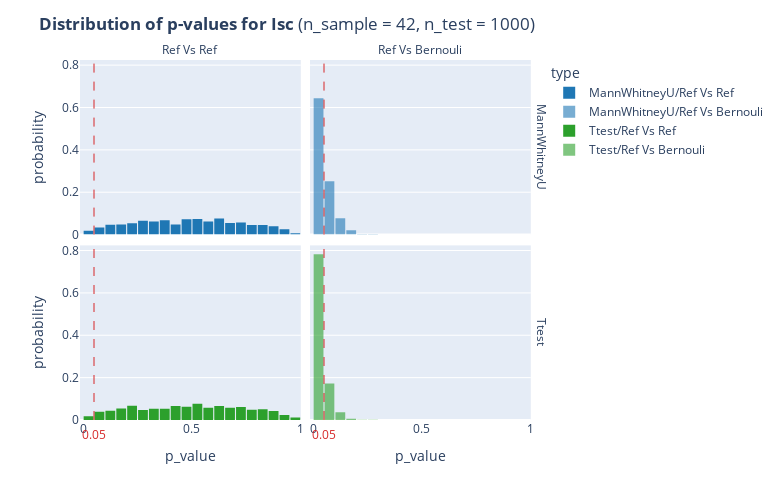

This figure's notebook cell:
### Markdown cell above
## Isc

### Code cell
calculate_p_values(n_sample=42, n_test=1000, cate_interest='Isc', Halternative = 'greater')

### Figure 1 — Plotly figure (JSON) as saved in the notebook; plotly's stock layout.template omitted (floating-point values rounded to 4 significant figures; data arrays with more than 128 entries replaced by an {"elided": "..."} marker saying what was removed)
{"data": [{"alignmentgroup": "True", "bingroup": "x", "histnorm": "probability", "hovertemplate": "type=MannWhitneyU/Ref Vs Ref<br>test=MannWhitneyU<br>category=Ref Vs Ref<br>p_value=%{x}<br>probability=%{y}<extra></extra>", "legendgroup": "MannWhitneyU/Ref Vs Ref", "marker": {"color": "rgb(31, 119, 180)", "pattern": {"shape": ""}}, "name": "MannWhitneyU/Ref Vs Ref", "offsetgroup": "MannWhitneyU/Ref Vs Ref", "orientation": "v", "showlegend": true, "type": "histogram", "x": {"elided": "1000 float values"}, "xaxis": "x3", "xbins": {"size": 0.05, "start": 0}, "yaxis": "y3"}, {"alignmentgroup": "True", "bingroup": "x", "histnorm": "probability", "hovertemplate": "type=MannWhitneyU/Ref Vs Bernouli<br>test=MannWhitneyU<br>category=Ref Vs Bernouli<br>p_value=%{x}<br>probability=%{y}<extra></extra>", "legendgroup": "MannWhitneyU/Ref Vs Bernouli", "marker": {"color": "rgba(31, 119, 180, 0.6)", "pattern": {"shape": ""}}, "name": "MannWhitneyU/Ref Vs Bernouli", "offsetgroup": "MannWhitneyU/Ref Vs Bernouli", "orientation": "v", "showlegend": true, "type": "histogram", "x": {"elided": "1000 float values"}, "xaxis": "x4", "xbins": {"size": 0.05, "start": 0}, "yaxis": "y4"}, {"alignmentgroup": "True", "bingroup": "x", "histnorm": "probability", "hovertemplate": "type=Ttest/Ref Vs Ref<br>test=Ttest<br>category=Ref Vs Ref<br>p_value=%{x}<br>probability=%{y}<extra></extra>", "legendgroup": "Ttest/Ref Vs Ref", "marker": {"color": "rgb(44, 160, 44)", "pattern": {"shape": ""}}, "name": "Ttest/Ref Vs Ref", "offsetgroup": "Ttest/Ref Vs Ref", "orientation": "v", "showlegend": true, "type": "histogram", "x": {"elided": "1000 float values"}, "xaxis": "x", "xbins": {"size": 0.05, "start": 0}, "yaxis": "y"}, {"alignmentgroup": "True", "bingroup": "x", "histnorm": "probability", "hovertemplate": "type=Ttest/Ref Vs Bernouli<br>test=Ttest<br>category=Ref Vs Bernouli<br>p_value=%{x}<br>probability=%{y}<extra></extra>", "legendgroup": "Ttest/Ref Vs Bernouli", "marker": {"color": "rgba(44, 160, 44, 0.6)", "pattern": {"shape": ""}}, "name": "Ttest/Ref Vs Bernouli", "offsetgroup": "Ttest/Ref Vs Bernouli", "orientation": "v", "showlegend": true, "type": "histogram", "x": {"elided": "1000 float values"}, "xaxis": "x2", "xbins": {"size": 0.05, "start": 0}, "yaxis": "y2"}], "layout": {"annotations": [{"showarrow": false, "text": "Ref Vs Ref", "x": 0.24, "xanchor": "center", "xref": "paper", "y": 1, "yanchor": "bottom", "yref": "paper"}, {"showarrow": false, "text": "Ref Vs Bernouli", "x": 0.74, "xanchor": "center", "xref": "paper", "y": 1, "yanchor": "bottom", "yref": "paper"}, {"showarrow": false, "text": "Ttest", "textangle": 90, "x": 0.98, "xanchor": "left", "xref": "paper", "y": 0.2425, "yanchor": "middle", "yref": "paper"}, {"showarrow": false, "text": "MannWhitneyU", "textangle": 90, "x": 0.98, "xanchor": "left", "xref": "paper", "y": 0.7575, "yanchor": "middle", "yref": "paper"}, {"font": {"color": "rgb(214, 39, 40)", "size": 12}, "showarrow": false, "text": "0.05", "x": 0.05, "xref": "x", "y": -0.07, "yref": "paper"}, {"font": {"color": "rgb(214, 39, 40)", "size": 12}, "showarrow": false, "text": "0.05", "x": 0.05, "xref": "x2", "y": -0.07, "yref": "paper"}], "bargap": 0.1, "barmode": "relative", "height": 500, "legend": {"title": {"text": "type"}, "tracegroupgap": 0}, "margin": {"t": 60}, "shapes": [{"line": {"color": "rgb(214, 39, 40)", "dash": "dash", "width": 1}, "type": "line", "x0": 0.05, "x1": 0.05, "xref": "x", "y0": 0, "y1": 1, "yref": "y domain"}, {"line": {"color": "rgb(214, 39, 40)", "dash": "dash", "width": 1}, "type": "line", "x0": 0.05, "x1": 0.05, "xref": "x2", "y0": 0, "y1": 1, "yref": "y2 domain"}, {"line": {"color": "rgb(214, 39, 40)", "dash": "dash", "width": 1}, "type": "line", "x0": 0.05, "x1": 0.05, "xref": "x3", "y0": 0, "y1": 1, "yref": "y3 domain"}, {"line": {"color": "rgb(214, 39, 40)", "dash": "dash", "width": 1}, "type": "line", "x0": 0.05, "x1": 0.05, "xref": "x4", "y0": 0, "y1": 1, "yref": "y4 domain"}], "title": {"text": "<b>Distribution of p-values for Isc</b> (n_sample = 42, n_test = 1000)"}, "width": 780, "xaxis": {"anchor": "y", "domain": [0, 0.48], "title": {"text": "p_value"}}, "xaxis2": {"anchor": "y2", "domain": [0.5, 0.98], "matches": "x", "title": {"text": "p_value"}}, "xaxis3": {"anchor": "y3", "domain": [0, 0.48], "matches": "x", "showticklabels": false}, "xaxis4": {"anchor": "y4", "domain": [0.5, 0.98], "matches": "x", "showticklabels": false}, "yaxis": {"anchor": "x", "domain": [0, 0.485], "title": {"text": "probability"}}, "yaxis2": {"anchor": "x2", "domain": [0, 0.485], "matches": "y", "showticklabels": false}, "yaxis3": {"anchor": "x3", "domain": [0.515, 1], "matches": "y", "title": {"text": "probability"}}, "yaxis4": {"anchor": "x4", "domain": [0.515, 1], "matches": "y", "showticklabels": false}}}
